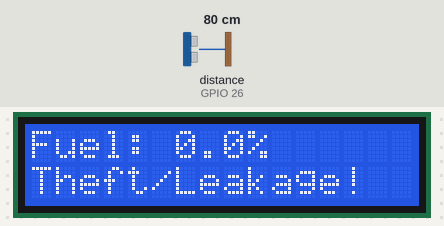
Simulated run of this sketch. Board: ESP32. Shown: 16×2 character LCD. Wiring (inferred from the names in the program): ultrasonic range finder: trigger GPIO 27; echo GPIO 26. The test bench sets the inputs (shaded band); at power-on: distance to the obstacle (sensor on GPIO 26) 80 cm. The echo pulse lasts 58.3 µs per cm; what the sketch prints to the serial monitor is not drawn.

Above: at 3.3 s.
3.4 s: distance to the obstacle (sensor on GPIO 26) set to 2 cm
At 5.1 s:
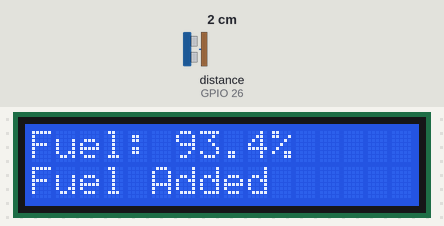
6.4 s: distance to the obstacle (sensor on GPIO 26) set to 4 cm
At 9.1 s:
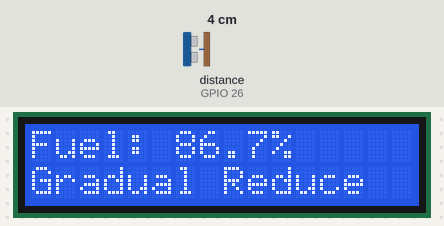
9.4 s: distance to the obstacle (sensor on GPIO 26) set to 9 cm
At 12.3 s:
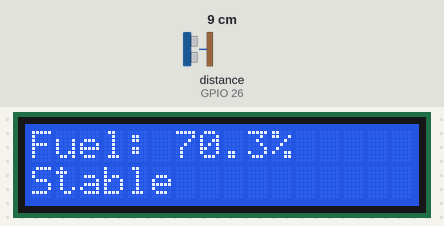
12.4 s: distance to the obstacle (sensor on GPIO 26) set to 35 cm
At 16.33 s:
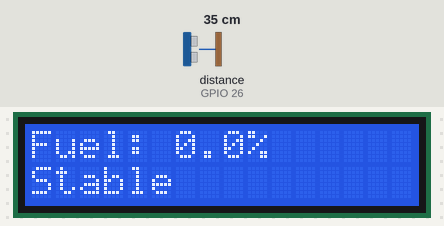
Timing chart, 0 to 16.4 s (numbered marks = the images above; inputs shaded):
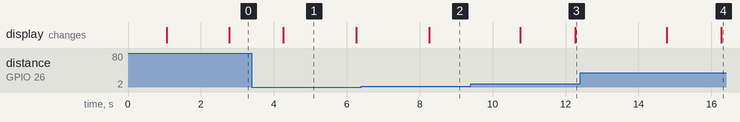

The sketch:

fuel_level_indicator.ino
```cpp
#include <LiquidCrystal.h>

// ========== LCD Pins (RS, E, D4, D5, D6, D7) ==========
LiquidCrystal lcd(2, 15, 19, 18, 5, 4);

#define TRIG_PIN 27
#define ECHO_PIN 26

// ---------------- Tank calibration ----------------
const float TANK_HEIGHT_CM = 30.0;   // Height of tank in cm

// ---------------- Parameters ----------------
const int RAW_SAMPLES = 5;
const unsigned long MEASUREMENT_INTERVAL = 2000; // ms
const float SUDDEN_DROP_THRESHOLD = 10.0;        // % drop considered theft

// ---------------- State ----------------
float prevLevel = 100.0;
unsigned long lastMeasure = 0;

// ---------------- Functions ----------------
float readMedianDistanceCm() {
  float samples[RAW_SAMPLES];
  for (int i = 0; i < RAW_SAMPLES; i++) {
    digitalWrite(TRIG_PIN, LOW);
    delayMicroseconds(2);
    digitalWrite(TRIG_PIN, HIGH);
    delayMicroseconds(10);
    digitalWrite(TRIG_PIN, LOW);

    unsigned long dur = pulseIn(ECHO_PIN, HIGH, 30000UL); // timeout 30ms
    float dist = (dur > 0) ? (dur * 0.034f) / 2.0f : TANK_HEIGHT_CM;

    samples[i] = dist;
    delay(50);
  }

  // sort
  for (int i = 0; i < RAW_SAMPLES - 1; i++) {
    for (int j = i + 1; j < RAW_SAMPLES; j++) {
      if (samples[j] < samples[i]) {
        float tmp = samples[i]; samples[i] = samples[j]; samples[j] = tmp;
      }
    }
  }
  return samples[RAW_SAMPLES / 2];
}

float distanceToPercent(float distanceCm) {
  float pct = (1.0 - (distanceCm / TANK_HEIGHT_CM)) * 100.0;
  if (pct < 0) pct = 0;
  if (pct > 100) pct = 100;
  return pct;
}

// ---------------- Setup ----------------
void setup() {
  Serial.begin(9600);
  lcd.begin(16, 2);
  lcd.print("Fuel Monitor...");

  pinMode(TRIG_PIN, OUTPUT);
  pinMode(ECHO_PIN, INPUT);
  delay(1000);
  lcd.clear();
}

// ---------------- Loop ----------------
void loop() {
  unsigned long now = millis();
  if (now - lastMeasure >= MEASUREMENT_INTERVAL) {
    lastMeasure = now;

    float dist = readMedianDistanceCm();
    float level = distanceToPercent(dist);

    String status;
    if (level < prevLevel)
    {
      float drop = prevLevel - level;
      if (drop >= SUDDEN_DROP_THRESHOLD)
      {
        status = "Theft/Leakage!";
        gsm("Petrol Theft");   // 🔔 Send SMS when theft detected
      }
      else
      {
        status = "Gradual Reduce";
      }
    }
    else if (level > prevLevel)
    {
      status = "Fuel Added";
    }
    else
    {
      status = "Stable";
    }

    // --- Display on LCD ---
    lcd.clear();
    lcd.setCursor(0, 0);
    lcd.print("Fuel: ");
    lcd.print(level, 1);
    lcd.print("%");

    lcd.setCursor(0, 1);
    lcd.print(status);

    // --- Debug Serial ---
    Serial.print("Raw distance: ");
    Serial.print(dist, 1);
    Serial.print(" cm | Fuel: ");
    Serial.print(level, 1);
    Serial.print("% | Status: ");
    Serial.println(status);

    prevLevel = level;
  }
}

/// --- GSM Function ---
void gsm(String a)
{
  Serial.println("AT");              // Send AT command
  delay(100);

  Serial.println("AT+CMGF=1");        // Set SMS mode to text
  delay(100);

  Serial.print("AT+CMGS=\"9159883566\"\r"); // your number
  delay(100);

  Serial.print(a);              // SMS content
  delay(100);

  Serial.write(0x1A);                 // End SMS (CTRL+Z)
  delay(100);
}
```

Measured:
- after the input at 3.4 s, the display: changes after 0.86 s (image 1)
- after the input at 6.4 s, the display: changes after 1.9 s (image 2)
- after the input at 9.4 s, the display: first changes after 1.4 s (image 3 shows a later state)
- after the input at 12.4 s, the display: first changes after 2.4 s (image 4 shows a later state)
- what the display in image 1 shows lasts 2.0 s, from 4.3 s to 6.3 s
